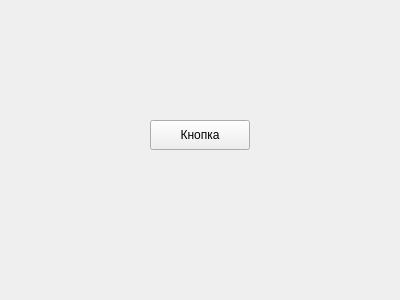
<?xml version="1.0" encoding="UTF-8"?>
<ui version="4.0">
 <class>Form</class>
 <widget class="QWidget" name="Form">
  <property name="geometry">
   <rect>
    <x>0</x>
    <y>0</y>
    <width>400</width>
    <height>300</height>
   </rect>
  </property>
  <property name="windowTitle">
   <string>Form</string>
  </property>
  <widget class="QPushButton" name="pushButton">
   <property name="geometry">
    <rect>
     <x>150</x>
     <y>120</y>
     <width>100</width>
     <height>30</height>
    </rect>
   </property>
   <property name="text">
    <string>Кнопка</string>
   </property>
  </widget>
 </widget>
 <resources/>
 <connections/>
</ui>
